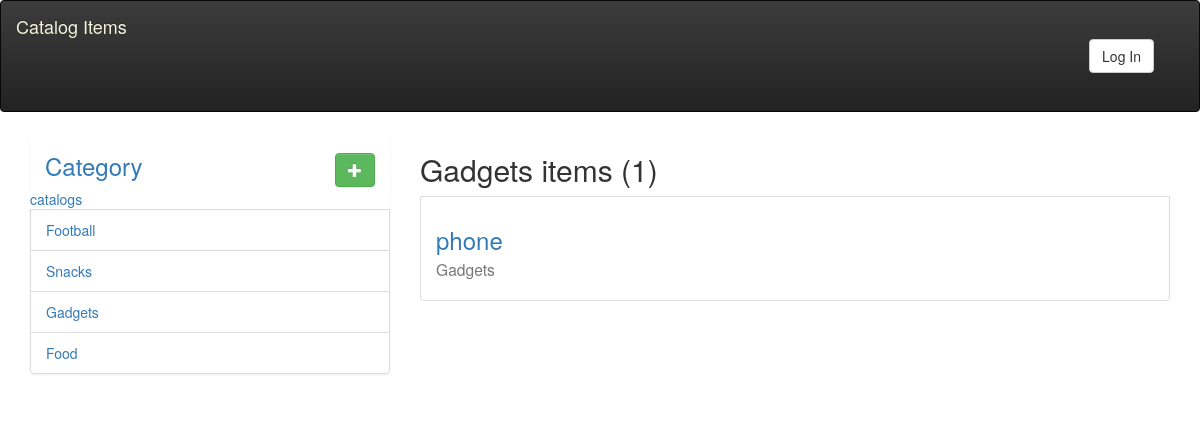
Page /category/4/items on the committed database.
### database_setup.py (models this page shows, shortened)
class Category(Base):
    __tablename__ = 'category'
    id = Column(Integer, primary_key=True)
    name = Column(String(250), nullable=False)
    user_id = Column(Integer, ForeignKey('user.id'))
    user = relationship(User)

class CatalogItem(Base):
    __tablename__ = 'catalog_item'
    name = Column(String(80), nullable=False)
    id = Column(Integer, primary_key=True)
    description = Column(String(250))
    price = Column(String(8))
    category_id = Column(Integer, ForeignKey('category.id'))
    category = relationship(Category)
    user_id = Column(Integer, ForeignKey('user.id'))
    user = relationship(User)

### project.py (the view)
@app.route('/category/<int:category_id>/items')
def categoryItems(category_id):
    category = session.query(Category).filter_by(id=category_id).one()
    categories =session.query(Category).all()
    items = session.query(CatalogItem).filter_by(category_id=category_id).order_by(CatalogItem.id.desc())
    count = items.count()
    return render_template('catalog_menu.html',category=category,categories=categories,items=items,count=count)

### templates/catalog_menu.html (shortened to what this page needs)
{% extends "main.html" %}
{% block content %}
<div class="col-md-12 flash">
</div>
<div class="row">
    <div class="col-md-4" style="height:100%">
        <div class="col-md-12">
         <h3>
             <a> Category</a>
            <div class="pull-right">
                <a href="{{url_for('new_categories')}}">
                <button class="btn btn-success primary">
                    <span class="glyphicon glyphicon-plus"></span>
                </button>
            </a>
            </div>
         </h3>
        </div>
        <ul class="list-group">
            <li><a href=""> catalogs</a></li>
            {% for c in categories %}
            <li class="list-group-item">
                <div class="row">
                    <div class="col-md-12">
                        <a href="{{url_for('categoryItems',category_id=c.id)}}">{{ c.name }}</a>
                    </div>
                </div>
            </li>
            {% endfor %}
        </ul>
    </div>
    <div class="col-md-8" style="height:100%">
        <div class="row">
            <div class="col-md-12">
                <h2>{{category.name}} items ({{count}})</h2>
            </div>
          </div>
            <ul class="list-group-item">
                {% if items and count >0 %}
                {% for i  in items %}
                <li>
                    <div class="row">
                        <div class="col-md-12">
                            <a href="{{url_for('showCatalogItem',category_id=i.category_id,item_id=i.id)}}">
                                <h3>
                                    {{ i.name }}</a><br> <small>{{ i.category.name}}</small>
                        </div>
                    </div>
                {% endfor %}
                </li>
            </ul>
            {% endif %}
        </div>
</div>
{% endblock %}

### static/styles.css (style rules this page uses)
body { background-color: #8dcecb; }
a { color: black; }
ul,li { list-style-type: none; }

### rows in the picture
Category: name "Football"
Category: name "Snacks"
Category: name "Gadgets"
Category: name "Food"
CatalogItem: name "phone", category.name "Gadgets"

### other values in the picture
{{ count }} "1"
